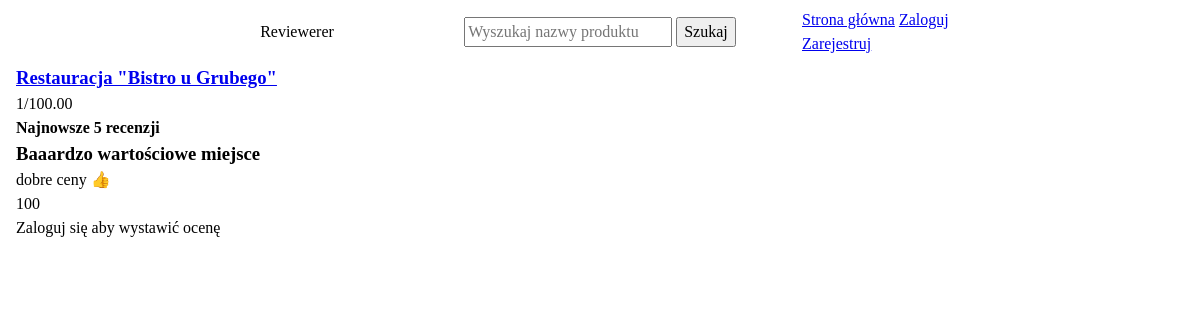
/src/review.php?id=2, run on the app's committed database.
### tables this page shows
CREATE TABLE `products` (
  `id` varchar(64) NOT NULL DEFAULT '0',
  `name` varchar(64) NOT NULL
);

CREATE TABLE `reviews` (
  `user_id` varchar(64) NOT NULL,
  `product_id` varchar(64) NOT NULL,
  `id` varchar(64) NOT NULL,
  `date` date NOT NULL DEFAULT current_timestamp(),
  `title` varchar(128) NOT NULL,
  `description` varchar(1000) NOT NULL,
  `score` tinyint(3) NOT NULL
);

### src/review.php (the view, shortened to what this page needs)
<?php
  $conn = connectDb();
?>
<!DOCTYPE html>
<html lang="en">
  <head>
    <link href="../css/style.css" rel="stylesheet">
  </head>
  <body>
  <?php include 'nav.php';?>
    <main class="flex flex-col justify-center justify-items-center items-center content-center">
      <?php
        $id = $_GET['id'];
        $sql = "SELECT * FROM products p WHERE p.id = '$id';";
        $result = $conn->query($sql);
        $row = $result->fetch_assoc();
        $sql = "SELECT COUNT(*) as total_reviews, SUM(score)/COUNT(*) as total_score FROM reviews WHERE product_id = '" . $row["id"] . "';";
        $count = $conn->query($sql);
        $count = $count->fetch_assoc();
        echo "<div class='flex flex-col border-2 border-black rounded-md mt-4 p-4'>";
        echo "<h3><a href='review.php?id=" . $row["id"] . "'>" . $row["name"]. "</a></h3>";
        echo $count["total_reviews"] . "/" . number_format($count['total_score'], 2) . "</div>";
        echo "<h4 class='text-lg font-medium mt-4'>Najnowsze 5 recenzji</h4>";
        $sql = "SELECT * FROM reviews WHERE product_id = '" . $row["id"] . "' ORDER BY date DESC LIMIT 5;";
        $reviews = $conn->query($sql);
        echo "<div class='grid grid-cols-4 gap-4 my-4 mt-2 justify-items-center justify-center items-center'>";
        while($review = $reviews->fetch_assoc()) {
          echo "<div class='flex flex-col rounded-md bg-neutral-200 px-8 py-2 justify-items-center justify-center items-center'>";
          echo "<h3>". $review["title"] . "</h3>";
          echo "<div>" . $review["description"] . "</div>";
          echo "<div>" . $review["score"] . "</div>";
          echo "</div>";
        }
        echo "</div>";
      ?>
      <?php
        if(!isset($_SESSION["email"])) {
          echo "<p>Zaloguj się aby wystawić ocenę</p>";
          exit();
        }
      ?>

### css/style.css (style rules this page uses)
*, *::before, *::after { box-sizing: border-box; }
* { margin: 0; }
body { line-height: 1.5; -webkit-font-smoothing: antialiased; }
p, h1, h2, h3, h4, h5, h6 { overflow-wrap: break-word; }
:root { padding: 0 1rem; scroll-behavior: smooth; min-height: 0; min-width: 0; }

### data on the page
products: name "Restauracja \"Bistro u Grubego\""
reviews: title "Baaardzo wartościowe miejsce", description "dobre ceny 👍", score "100"

### other printed values
$count["total_reviews"] "1"
$count['total_score'] "100.00"
